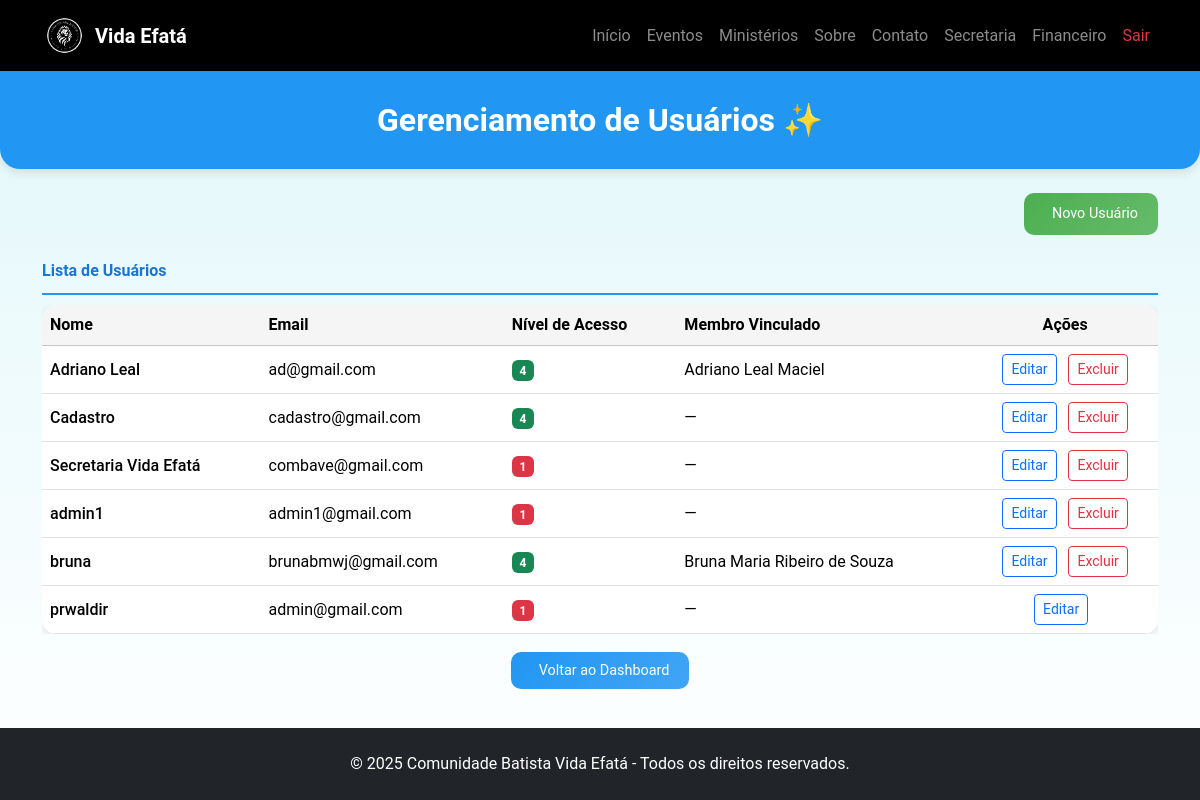
Screenshot of /secretaria/usuarios/listar (signed in) with the database file from the repository.
### app.py (models this page shows, shortened)
class User(UserMixin, db.Model):
    __tablename__ = 'user'
    id = db.Column(db.Integer, primary_key=True)
    nome = db.Column(db.String(100), nullable=False)
    email = db.Column(db.String(100), unique=True, nullable=False)
    senha = db.Column(db.String(200), nullable=False)
    nivel_acesso = db.Column(db.Integer, default=2)
    is_secretaria = db.Column(db.Boolean, default=False)
    is_admin = db.Column(db.Boolean, default=False)
    membro_id = db.Column(db.Integer, db.ForeignKey('membro.id', name="fk_user_membro"), nullable=True)
    membro = db.relationship('Membro', backref='usuario', lazy=True)

class Membro(db.Model):
    __tablename__ = 'membro'
    id = db.Column(db.Integer, primary_key=True)
    nome = db.Column(db.String(100), nullable=False)
    email = db.Column(db.String(100))
    telefone = db.Column(db.String(20))
    celular = db.Column(db.String(20))
    endereco = db.Column(db.String(200))
    cep = db.Column(db.String(10))
    bairro = db.Column(db.String(50))
    cidade = db.Column(db.String(50), default="São Paulo")
    estado = db.Column(db.String(2), default="SP")
    data_nascimento = db.Column(db.Date)
    estado_civil = db.Column(db.String(20))
    conjuge = db.Column(db.String(100))
    filhos = db.Column(db.Integer, default=0)
    batizado = db.Column(db.Boolean, default=False)
    data_batismo = db.Column(db.Date)
    ministerio = db.Column(db.String(100))
    foto = db.Column(db.String(100), default='default.jpg')
    data_cadastro = db.Column(db.DateTime, default=datetime.utcnow)
    status = db.Column(db.String(20), default='ativo')
    ativo = db.Column(db.Boolean, default=True)

### app.py (the view)
@app.route('/secretaria/usuarios/listar')
@login_required
def usuarios_listar():
    if current_user.nivel_acesso > 3:
        flash("Acesso negado.", "danger")
        return redirect(url_for('index'))
    usuarios = User.query.order_by(User.nome.asc()).all()
    return render_template('secretaria/usuarios_list.html', usuarios=usuarios)

### app.py (called while the page is built)
@login_manager.user_loader
def load_user(user_id):
    return User.query.get(int(user_id))

@app.context_processor
def inject_year():
    return {'current_year': datetime.now().year}

### templates/secretaria/usuarios_list.html (shortened to what this page needs)
{% extends 'base.html' %}
{% block content %}
<div class="page-header fade-in">
    <h2>Gerenciamento de Usuários ✨</h2>
</div>
<div class="container py-4 fade-in">
  <div class="d-flex justify-content-end gap-3 mb-4">
    {% if current_user.nivel_acesso == 1 %}
    <a href="{{ url_for('novo_usuario') }}" class="action-btn">
      Novo Usuário
    </a>
    {% endif %}
  </div>
  <div class="section-title">Lista de Usuários</div>
  <div class="table-responsive">
    <table class="table table-hover mb-0 align-middle">
      <thead class="table-light">
        <tr>
          <th>Nome</th>
          <th>Email</th>
          <th>Nível de Acesso</th>
          <th>Membro Vinculado</th>
          <th class="text-center">Ações</th>
        </tr>
      </thead>
      <tbody>
        {% for u in usuarios %}
        <tr>
          <td class="fw-medium">{{ u.nome }}</td>
          <td>{{ u.email }}</td>
          <td>
            <span class="badge
              {% if u.nivel_acesso == 1 %}bg-danger
              {% elif u.nivel_acesso == 2 %}bg-primary
              {% elif u.nivel_acesso == 3 %}bg-info text-dark
              {% elif u.nivel_acesso == 4 %}bg-success
              {% else %}bg-secondary{% endif %}">
              {{ u.nivel_acesso }}
            </span>
          </td>
          <td>{{ u.membro.nome if u.membro else '—' }}</td>
          <td class="text-center">
            <a href="{{ url_for('usuarios_editar', id=u.id) }}" class="btn btn-outline-primary btn-sm me-2">Editar</a>
            {% if current_user.nivel_acesso == 1 and u.id != current_user.id %}
            <form method="POST" action="{{ url_for('usuarios_excluir', id=u.id) }}" class="d-inline">
              <button type="submit" class="btn btn-outline-danger btn-sm" onclick="return confirm('Excluir este usuário?')">Excluir</button>
            </form>
            {% endif %}
          </td>
        </tr>
        {% endfor %}
      </tbody>
    </table>
  </div>
  <div class="text-center mt-4">
    <a href="{{ url_for('secretaria') }}" class="action-btn" style="background: linear-gradient(135deg, #2196F3, #42A5F5);">
      Voltar ao Dashboard
    </a>
  </div>
</div>
{% endblock %}

### static/css/style.css (style rules this page uses)
html, body { height: 100%; margin: 0; background-color: #fff; color: #111; font-family: 'Poppins', sans-serif; }

### templates/secretaria/usuarios_list.html (style rules this page uses)
body { background: linear-gradient(to bottom, #e0f7fa, #ffffff); font-family: 'Roboto', sans-serif; color: #333; }
.page-header { background: #2196F3; color: white; padding: 30px 0; text-align: center; border-radius: 0 0 20px 20px; box-shadow: 0 4px 10px rgba(0,0,0,0.1); }
.page-header h2 { font-weight: 700; margin-bottom: 0; }
.action-btn { background: linear-gradient(135deg, #4CAF50, #66BB6A); color: white; padding: 10px 20px; border-radius: 10px; transition: background 0.3s, transform 0.3s; text-decoration: none; font-size: 0.9em; }
.section-title { font-weight: 600; margin: 20px 0 10px; color: #1976D2; border-bottom: 2px solid #2196F3; padding-bottom: 10px; }
.table { background: white; border-radius: 15px; overflow: hidden; box-shadow: 0 4px 15px rgba(0,0,0,0.1); }
.table th { background: #f5f5f5; font-weight: 600; }
.table td { vertical-align: middle; }
.fade-in { animation: fadeIn 1.5s ease-in; }

### rows the page displays
User: nome "Adriano Leal", email "ad@gmail.com", nivel_acesso "4", membro "Adriano Leal Maciel"
User: nome "Cadastro", email "cadastro@gmail.com", nivel_acesso "4", membro "—"
User: nome "Secretaria Vida Efatá", email "combave@gmail.com", nivel_acesso "1", membro "—"
User: nome "admin1", email "admin1@gmail.com", nivel_acesso "1", membro "—"
User: nome "bruna", email "brunabmwj@gmail.com", nivel_acesso "4", membro "Bruna Maria Ribeiro de Souza"
User: nome "prwaldir", email "admin@gmail.com", nivel_acesso "1", membro "—"
